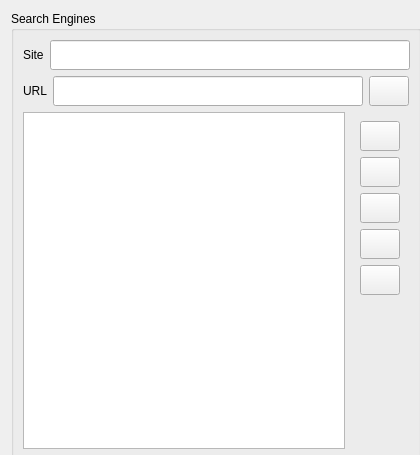
<ui version="4.0" >
 <class>SearchWidget</class>
 <widget class="QWidget" name="SearchWidget" >
  <property name="geometry" >
   <rect>
    <x>0</x>
    <y>0</y>
    <width>420</width>
    <height>455</height>
   </rect>
  </property>
  <property name="minimumSize" >
   <size>
    <width>420</width>
    <height>455</height>
   </size>
  </property>
  <property name="windowTitle" >
   <string>Search Settings</string>
  </property>
  <layout class="QVBoxLayout" name="verticalLayout_5" >
   <item>
    <widget class="QGroupBox" name="searchEngines" >
     <property name="minimumSize" >
      <size>
       <width>410</width>
       <height>450</height>
      </size>
     </property>
     <property name="title" >
      <string>Search Engines</string>
     </property>
     <layout class="QVBoxLayout" name="verticalLayout_4" >
      <item>
       <layout class="QVBoxLayout" name="verticalLayout_2" >
        <item>
         <layout class="QHBoxLayout" name="horizontalLayout" >
          <item>
           <widget class="QLabel" name="label" >
            <property name="minimumSize" >
             <size>
              <width>0</width>
              <height>30</height>
             </size>
            </property>
            <property name="text" >
             <string>Site</string>
            </property>
            <property name="buddy" >
             <cstring>site</cstring>
            </property>
           </widget>
          </item>
          <item>
           <widget class="KLineEdit" name="site" >
            <property name="minimumSize" >
             <size>
              <width>360</width>
              <height>30</height>
             </size>
            </property>
           </widget>
          </item>
         </layout>
        </item>
        <item>
         <layout class="QHBoxLayout" name="horizontalLayout_2" >
          <item>
           <widget class="QLabel" name="label_2" >
            <property name="minimumSize" >
             <size>
              <width>0</width>
              <height>30</height>
             </size>
            </property>
            <property name="text" >
             <string>URL</string>
            </property>
            <property name="buddy" >
             <cstring>siteurl</cstring>
            </property>
           </widget>
          </item>
          <item>
           <widget class="KLineEdit" name="siteurl" >
            <property name="minimumSize" >
             <size>
              <width>280</width>
              <height>30</height>
             </size>
            </property>
           </widget>
          </item>
          <item>
           <widget class="KPushButton" name="add" >
            <property name="minimumSize" >
             <size>
              <width>30</width>
              <height>30</height>
             </size>
            </property>
           </widget>
          </item>
         </layout>
        </item>
       </layout>
      </item>
      <item>
       <layout class="QHBoxLayout" name="horizontalLayout_3" >
        <item>
         <widget class="QTreeView" name="engines" >
          <property name="editTriggers" >
           <set>QAbstractItemView::NoEditTriggers</set>
          </property>
          <property name="rootIsDecorated" >
           <bool>false</bool>
          </property>
          <property name="uniformRowHeights" >
           <bool>true</bool>
          </property>
          <property name="itemsExpandable" >
           <bool>false</bool>
          </property>
         </widget>
        </item>
        <item>
         <layout class="QVBoxLayout" name="verticalLayout_3" >
          <item>
           <widget class="QWidget" native="1" name="widget" >
            <property name="sizePolicy" >
             <sizepolicy vsizetype="Minimum" hsizetype="Minimum" >
              <horstretch>0</horstretch>
              <verstretch>0</verstretch>
             </sizepolicy>
            </property>
            <property name="minimumSize" >
             <size>
              <width>50</width>
              <height>180</height>
             </size>
            </property>
            <layout class="QVBoxLayout" name="verticalLayout" >
             <item>
              <widget class="KPushButton" name="remove" >
               <property name="minimumSize" >
                <size>
                 <width>30</width>
                 <height>30</height>
                </size>
               </property>
              </widget>
             </item>
             <item>
              <widget class="KPushButton" name="moveToTop" >
               <property name="minimumSize" >
                <size>
                 <width>30</width>
                 <height>30</height>
                </size>
               </property>
              </widget>
             </item>
             <item>
              <widget class="KPushButton" name="moveUp" >
               <property name="minimumSize" >
                <size>
                 <width>30</width>
                 <height>30</height>
                </size>
               </property>
              </widget>
             </item>
             <item>
              <widget class="KPushButton" name="moveDown" >
               <property name="minimumSize" >
                <size>
                 <width>30</width>
                 <height>30</height>
                </size>
               </property>
              </widget>
             </item>
             <item>
              <widget class="KPushButton" name="moveToBottom" >
               <property name="minimumSize" >
                <size>
                 <width>30</width>
                 <height>30</height>
                </size>
               </property>
              </widget>
             </item>
            </layout>
           </widget>
          </item>
          <item>
           <spacer name="verticalSpacer" >
            <property name="orientation" >
             <enum>Qt::Vertical</enum>
            </property>
            <property name="sizeHint" stdset="0" >
             <size>
              <width>40</width>
              <height>13</height>
             </size>
            </property>
           </spacer>
          </item>
         </layout>
        </item>
       </layout>
      </item>
     </layout>
    </widget>
   </item>
  </layout>
 </widget>
 <customwidgets>
  <customwidget>
   <class>KLineEdit</class>
   <extends>QLineEdit</extends>
   <header>klineedit.h</header>
  </customwidget>
  <customwidget>
   <class>KPushButton</class>
   <extends>QPushButton</extends>
   <header>kpushbutton.h</header>
  </customwidget>
 </customwidgets>
 <tabstops>
  <tabstop>site</tabstop>
  <tabstop>siteurl</tabstop>
  <tabstop>add</tabstop>
  <tabstop>remove</tabstop>
  <tabstop>moveToTop</tabstop>
  <tabstop>moveUp</tabstop>
  <tabstop>moveDown</tabstop>
  <tabstop>moveToBottom</tabstop>
 </tabstops>
 <resources/>
 <connections/>
</ui>
